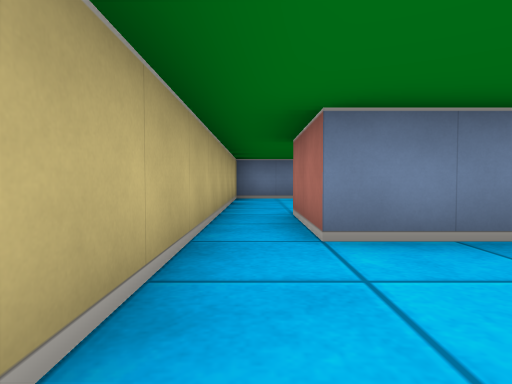
[1] (above)

16 first-person views from a walk through a cub3D level. The camera is about half as high as the walls, tilts 2° down and sees 75° across. The floor is counted in squares. Each view is taken from the middle of a square. On the plan, view 1 faces up. The plan holds only what a view shows up to about 9 squares ahead; the rest is blank.

[2]
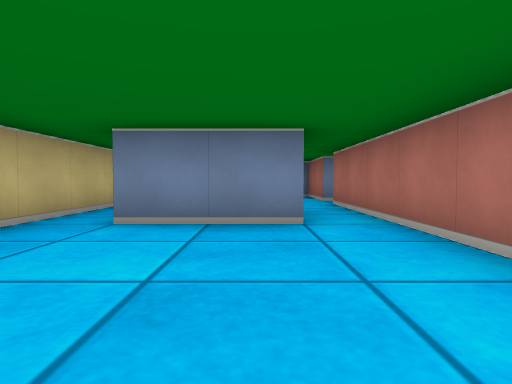

[3]
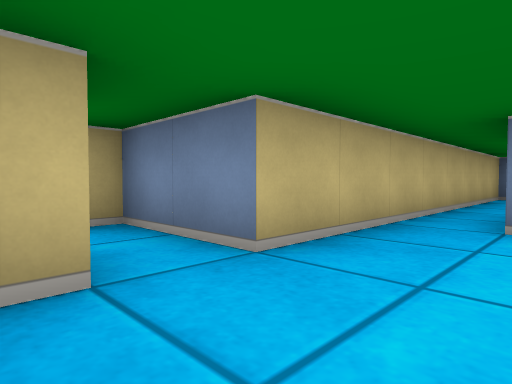

[4]
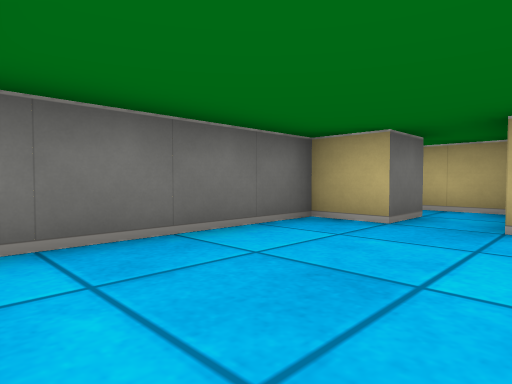

[5]
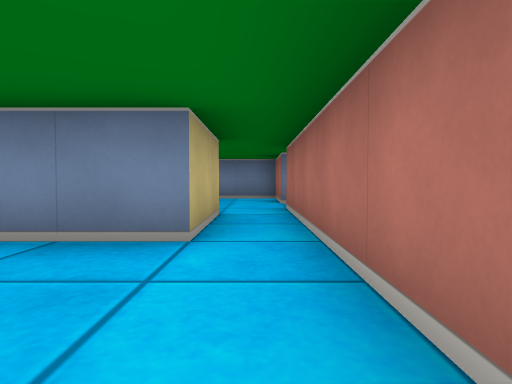

[6]
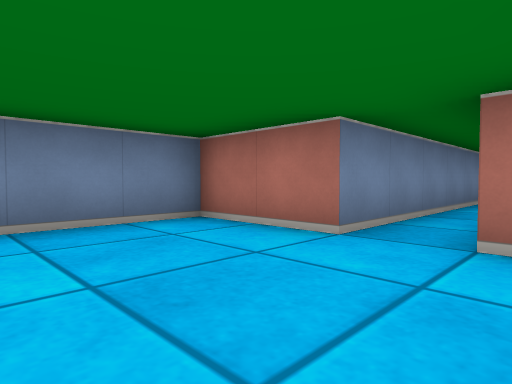

[7]
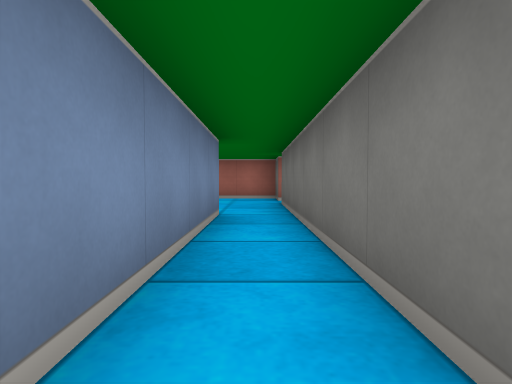

[8]
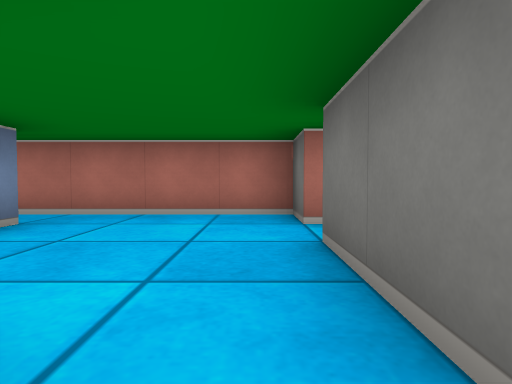

[9]
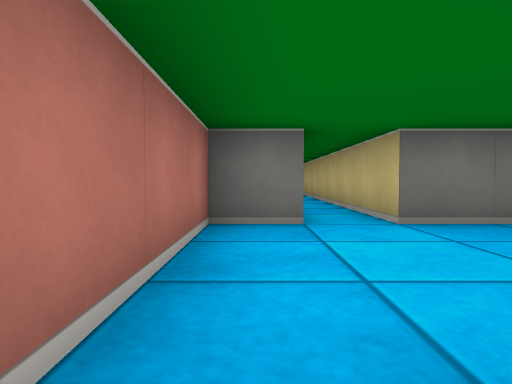

[10]
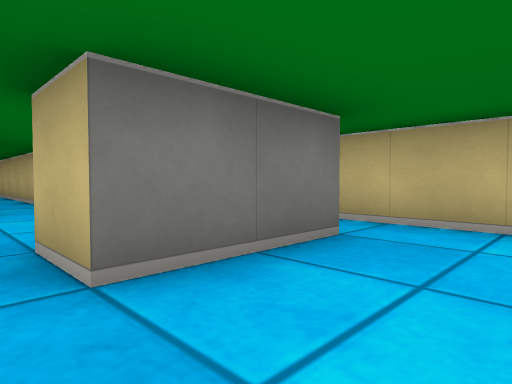

[11]
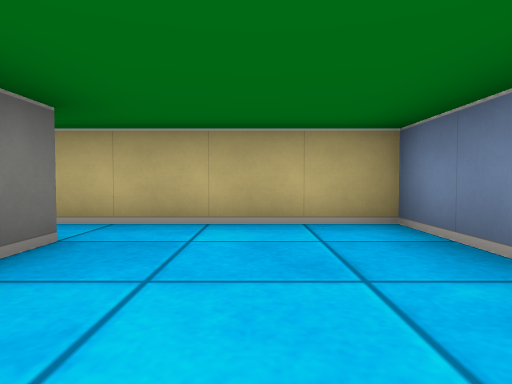

[12]
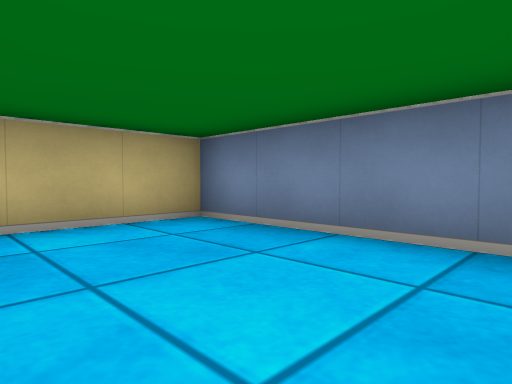

[13]
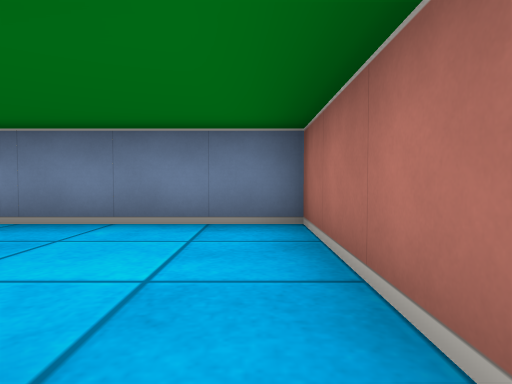

[14]
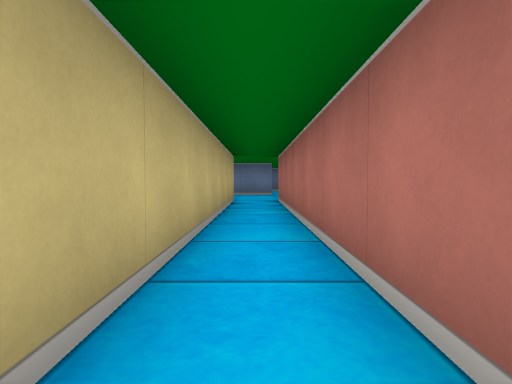

[15]
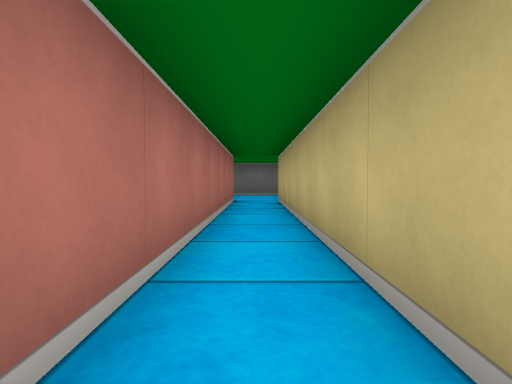

[16]
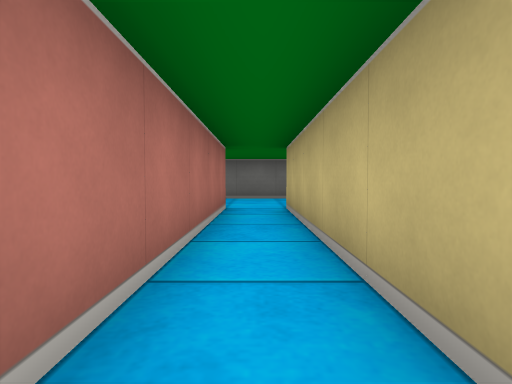

### Floor plan
Points are (right, up) in squares from view 1. A wall is a line through its corners. A room is listed if a view was taken in it or the views show most of it. See-through windows are left out.
Room 1 (views 1, 2, 3, 4, 5)
walls: (3.5, 0.6) (3.5, 2.6); (-1.6, -0.5) (-0.5, -0.5) (-0.5, -1.5) (2.8, -1.5); (-0.5, 2.5) (-0.5, 0.5) (-1.5, 0.5); (2.5, 2.5) (0.5, 2.5)
ways out: opening at (0, 3.5) to room 2; opening at (3, 3.5) to room 2; opening at (-1, 0)
Room 2 (view 6)
walls: (2.5, 4.5) (2.5, 2.5); (3.5, 6.5) (3.5, 8.5) (-0.5, 8.5) (-0.5, 2.5); (0.5, 2.5) (0.5, 4.5); (3.5, 2.6) (3.5, 5.5)
ways out: opening at (0, 3.5) to room 1; opening at (3, 3.5) to room 1; opening at (4, 6) to room 3
Room 3 (views 7, 8, 14, 15, 16)
walls: (8.6, 6.5) (3.5, 6.5); (4.6, 5.5) (10.5, 5.5) (10.5, -6.4); (11.5, -6.5) (11.5, 5.5) (12.5, 5.5) (12.5, 8.5)
ways out: opening at (4, 6) to room 2; opening at (9, 9) to room 4; opening at (12, 9) to room 4; opening at (11, -6)
Room 4 (views 9, 10, 11, 12, 13)
walls: (9.4, 9.5) (11.5, 9.5) (11.5, 8.5); (12.5, 8.5) (12.5, 12.5) (8.5, 12.5) (8.5, 8.9)
ways out: opening at (9, 9) to room 3; opening at (12, 9) to room 3

Where each view was taken, in squares from view 1:
view 1: 0 up, 0 right, facing up
view 2: 1 down, 2 right, facing up
view 3: 1 down, 1 right, facing up-left
view 4: 1 up, 3 right, facing down-left
view 5: 0 up, 3 right, facing up
view 6: 5 up, 1 right, facing up-right
view 7: 6 up, 4 right, facing right
view 8: 6 up, 8 right, facing right
view 9: 9 up, 12 right, facing down
view 10: 11 up, 12 right, facing down-left
view 11: 11 up, 12 right, facing left
view 12: 10 up, 12 right, facing up-left
view 13: 9 up, 12 right, facing up
view 14: 2 down, 11 right, facing up
view 15: 1 up, 11 right, facing down
view 16: 1 down, 11 right, facing down
